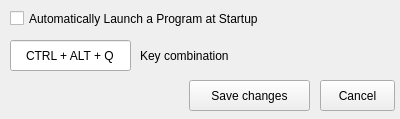
<?xml version="1.0" encoding="UTF-8"?>
<ui version="4.0">
 <class>SettingsForm</class>
 <widget class="QWidget" name="SettingsForm">
  <property name="geometry">
   <rect>
    <x>0</x>
    <y>0</y>
    <width>400</width>
    <height>119</height>
   </rect>
  </property>
  <property name="windowTitle">
   <string>Settings</string>
  </property>
  <property name="windowIcon">
   <iconset resource="resources.qrc">
    <normaloff>:/resources/tray.png</normaloff>
    <normalon>:/resources/tray.png</normalon>:/resources/tray.png</iconset>
  </property>
  <widget class="QCheckBox" name="checkBox">
   <property name="geometry">
    <rect>
     <x>10</x>
     <y>10</y>
     <width>281</width>
     <height>17</height>
    </rect>
   </property>
   <property name="text">
    <string>Automatically Launch a Program at Startup</string>
   </property>
  </widget>
  <widget class="QPushButton" name="btnSaveChanges">
   <property name="geometry">
    <rect>
     <x>189</x>
     <y>80</y>
     <width>121</width>
     <height>31</height>
    </rect>
   </property>
   <property name="sizePolicy">
    <sizepolicy hsizetype="Preferred" vsizetype="Preferred">
     <horstretch>0</horstretch>
     <verstretch>0</verstretch>
    </sizepolicy>
   </property>
   <property name="minimumSize">
    <size>
     <width>0</width>
     <height>0</height>
    </size>
   </property>
   <property name="text">
    <string>Save changes</string>
   </property>
  </widget>
  <widget class="QPushButton" name="btnCancel">
   <property name="geometry">
    <rect>
     <x>320</x>
     <y>80</y>
     <width>75</width>
     <height>31</height>
    </rect>
   </property>
   <property name="text">
    <string>Cancel</string>
   </property>
  </widget>
  <widget class="QLineEdit" name="lineEdit">
   <property name="geometry">
    <rect>
     <x>10</x>
     <y>40</y>
     <width>121</width>
     <height>31</height>
    </rect>
   </property>
   <property name="text">
    <string>CTRL + ALT + Q</string>
   </property>
   <property name="alignment">
    <set>Qt::AlignCenter</set>
   </property>
  </widget>
  <widget class="QLabel" name="label">
   <property name="geometry">
    <rect>
     <x>140</x>
     <y>40</y>
     <width>111</width>
     <height>31</height>
    </rect>
   </property>
   <property name="text">
    <string>Key combination</string>
   </property>
  </widget>
 </widget>
 <resources>
  <include location="resources.qrc"/>
 </resources>
 <connections/>
</ui>
